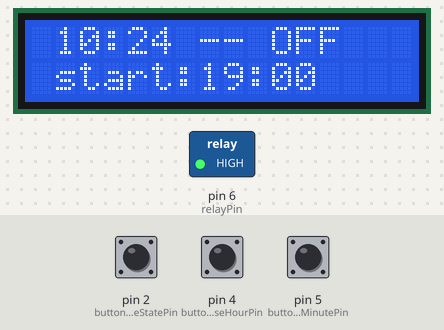
Bench run of a sketch on a simulated Arduino Nano, built with avr-gcc and run on an emulated ATmega328P. On the bench: 16×2 character LCD, switched loads named in the sketch (green lamp = pin HIGH). The test bench sets the inputs (shaded band); at power-on: pin 2 (buttonChangeStatePin) LOW, pin 5 (buttonIncreaseMinutePin) LOW, pin 4 (buttonIncreaseHourPin) LOW. The local clock reads 2024-03-15 10:24:30 at power-on unless the sketch sets it.

Above: at 1.2 s.
1.3 s: pin 2 (buttonChangeStatePin) pulled HIGH for 0.15 s
At 2.4 s:
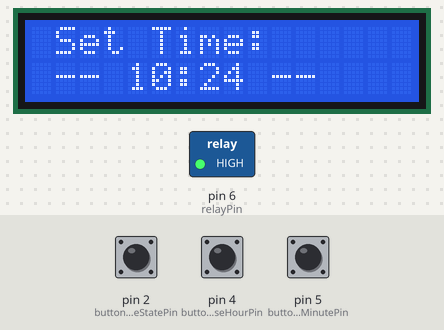
2.9 s: pin 2 (buttonChangeStatePin) pulled HIGH for 1 s
At 3.6 s:
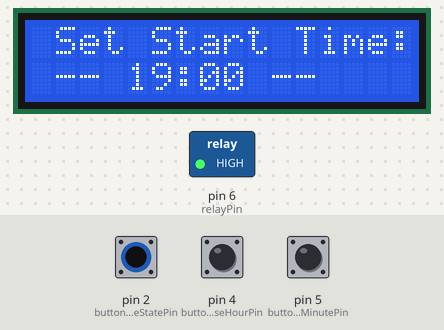
5.4 s: pin 2 (buttonChangeStatePin) pulled HIGH for 0.15 s
At 6.5 s:
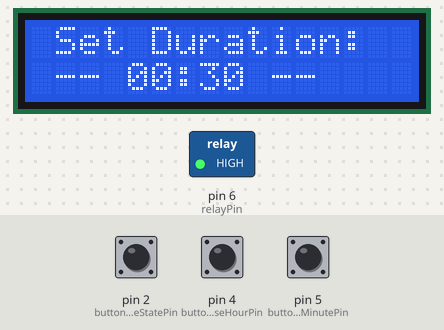
7.0 s: pin 2 (buttonChangeStatePin) pulled HIGH for 3.2 s
At 7.6 s:
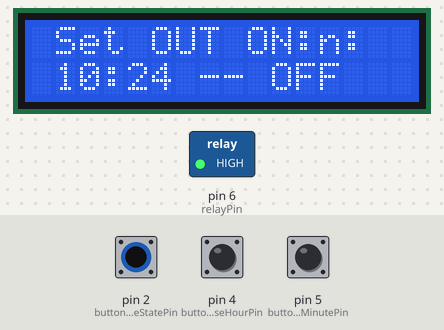
11.7 s: pin 5 (buttonIncreaseMinutePin) pulled HIGH for 0.15 s
At 12.2 s:
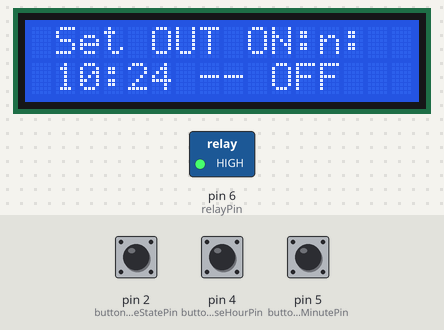
13.3 s: pin 2 (buttonChangeStatePin) pulled HIGH for 0.15 s
At 14.5 s:
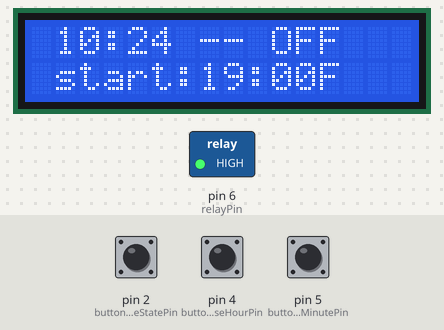
Timing chart, 0 to 16.3 s (numbered marks = the images above; inputs shaded):
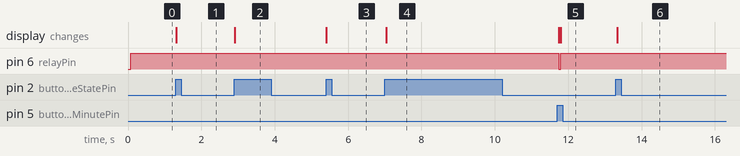

Measured:
- after the input at 1.3 s, the display: changes at once (image 1)
- after the input at 2.9 s, the display: changes at once (image 2)
- after the input at 5.4 s, the display: changes at once (image 3)
- after the input at 7.0 s, the display: changes at once (image 4)
- after the input at 11.7 s, pin 6 (relayPin): HIGH → LOW at once, → HIGH 0.06 s later; the display: first changes at once (image 5 shows a later state)
- after the input at 13.3 s, the display: changes at once (image 6)

The sketch:

irrigation_system.ino
```cpp
#include <LiquidCrystal.h>
#include <Wire.h>
#include <SPI.h>
#include <RTClib.h>
#include <RTC_DS3231.h>
#include <LowPower.h>

// if STANDALONE is defined will be used RTC otherwise will be used RTC_DS3231
//#define STANDALONE 1

// CONNECTIONS:
// DS3231 SDA --> A4    Don't forget to pullup (4.7k to VCC)
// DS3231 SCL --> A5    Don't forget to pullup (4.7k to VCC)

//
#define NUM_STATES				5
//#define STATE_OFF 0
#define STATE_ON				0
#define STATE_SET_TIME			1
#define STATE_SET_START_TIME	2
#define STATE_SET_DURATION		3
#define STATE_OUT_ON			4

#define STANDBY_DELAY_MS	10000

LiquidCrystal lcd(11, 12, 7, 8, 9, 10);

//Global variable
const int relayPin = 6;
//const int buttonStatePin = 11;
const int buttonIncreaseHourPin = 4;
const int buttonIncreaseMinutePin = 5;
// Use pin 2 as wake up pin and change state pin
const int buttonChangeStatePin = 2;

volatile int state = 0;
int relay_state = 0;
long lastDebounceTimeState = 0;
long lastDebounceTimeIncreaseHour = 0;
long lastDebounceTimeIncreaseMin = 0;
long lastDebounceChangeTime = 0;

int internal_state = STATE_ON;

#ifdef STANDALONE
	RTC_Millis RTC;
#else
	RTC_DS3231 RTC;
#endif

// support for read date
DateTime currentDateTimeRead;

// start irrigation variables
int start_hour = 19;
int start_minute = 0;

// irrigation duration variables
int duration_hours = 0;
int duration_minutes = 30;

// support for string of the lcd
char lcd_string[16];

// time used to control if the system is in standby
unsigned long standby_time;

// if true the system is in standby
bool standby_state = false;

// used for STATE_OUT_ON state
bool state_on_enabled = false;

// function called on standby exit
void wakeUp()
{
	// Just a handler for the pin interrupt.
	//state = NUM_STATES - 1;
	standby_state = false;
	standby_time = millis();
	lcd.display();
	detachInterrupt(0);
}

void setup(void)
{
	// initialize LCD
	lcd.begin(16,2);                //define the columns (16) and rows (2)
	lcd.clear();
	lcd.setCursor(0,0);
	lcd.print(" ");
	lcd.setCursor(0,1);
	lcd.print(" ");

	sprintf(lcd_string, "");

	//--------RTC SETUP ------------


	#ifndef STANDALONE
		Wire.begin();
		RTC.begin();
	// set the correct time
		if (! RTC.isrunning()) {
			lcd.print(" RTC is NOT run");
			// following line sets the RTC to the date & time this sketch was compiled
			RTC.adjust(DateTime(__DATE__, __TIME__));
		}
	#endif

	DateTime now = RTC.now();
	DateTime compiled = DateTime(__DATE__, __TIME__);
	if (now.unixtime() < compiled.unixtime()) {
		//Serial.println("RTC is older than compile time!  Updating");
		RTC.adjust(DateTime(__DATE__, __TIME__));
	}

	// set pin in out
	pinMode(relayPin, OUTPUT);

	pinMode(buttonIncreaseHourPin, INPUT);
	pinMode(buttonIncreaseMinutePin, INPUT);
	pinMode(buttonChangeStatePin, INPUT);

	standby_time = millis();
}

void loop(void)
{
	// read the state button
	int buttonChangeState = digitalRead(buttonChangeStatePin);

	if(buttonChangeState == HIGH)
	{
		//debouncing
		if((millis() - lastDebounceChangeTime) > 100)
		{
			changeState();
		}
		lastDebounceChangeTime = millis();
	}

	// check the state, this is the system processing code
	switch(state)
	{
		int buttonInscreaseHourState;
		int buttonInscreaseMinuteState;

		case STATE_ON:


			if(standby_state)
			{
				// Enter power down state for 8 s with ADC and BOD module disabled
				#ifndef STANDALONE
					LowPower.powerDown(SLEEP_8S, ADC_OFF, BOD_OFF);
				#endif
			}

			// check for standby
			if((millis() - standby_time) > STANDBY_DELAY_MS)
			{
				lcd.noDisplay();
				standby_state = true;

				// Allow wake up pin to trigger interrupt on low.
				attachInterrupt(0, wakeUp, CHANGE );
			}
			else
			{
				lcd.display();
				standby_state = false;
			}

			// read the current time
			currentDateTimeRead = RTC.now();

			int mins, hours;
			// set the time elapsed from the start of irrigation
			hours = currentDateTimeRead.hour() - start_hour;
			mins = currentDateTimeRead.minute() - start_minute;

			unsigned int start_time_min;
			unsigned int duration_min;
			unsigned int current_time_min;

			start_time_min = start_hour * 60 + start_minute;
			duration_min  = duration_hours * 60 + duration_minutes;
			current_time_min = currentDateTimeRead.hour() * 60 + currentDateTimeRead.minute();

			// variable for the line 1 of the LCD
			char lcd_string1[16];

			// check if enable or not the irrigation
			//if(((hours <= duration_hours) && (hours >= 0)) && ((mins < duration_minutes) && (mins >= 0)))
			if((start_time_min < current_time_min) && ((start_time_min + duration_min) > current_time_min))
			{
				digitalWrite(relayPin, LOW);
				standby_time = millis();
				sprintf(lcd_string, " %02d:%02d -- ON    ", RTC.now().hour(), RTC.now().minute());
			}
			else
			{
				digitalWrite(relayPin, HIGH);
				sprintf(lcd_string, " %02d:%02d -- OFF   ", RTC.now().hour(), RTC.now().minute());
			}

			// write the lcd only if the system is not in the standby
			if(!standby_state)
			{
				lcd.setCursor(0,0);
				lcd.print(lcd_string);
				sprintf(lcd_string1, " start:%02d:%02d", start_hour, start_minute);
				lcd.setCursor(0,1);
				lcd.print(lcd_string1);
			}

		break;
		case STATE_SET_TIME:
			// set LCD information
			lcd.setCursor(0,0);
			lcd.print(" Set Time:       ");

			//turn off relay
			digitalWrite(relayPin, HIGH);
			//read the hour button state
			buttonInscreaseHourState = digitalRead(buttonIncreaseHourPin);

			if(buttonInscreaseHourState == HIGH)
			{
				//debouncing
				if((millis() - lastDebounceTimeIncreaseHour) > 100)
				{
					// increase the current time of 1 hour
					DateTime currentDateTimeSet(RTC.now().unixtime() + 3600);
					RTC.adjust(currentDateTimeSet);

				}
				lastDebounceTimeIncreaseHour = millis();
			}

			// read the minute button state
			buttonInscreaseMinuteState = digitalRead(buttonIncreaseMinutePin);

			if(buttonInscreaseMinuteState == HIGH)
			{
				//debouncing
				if((millis() - lastDebounceTimeIncreaseMin) > 100)
				{
					// increase the current time of 1 minute
					DateTime currentDateTimeSet(RTC.now().unixtime() + 60);
					RTC.adjust(currentDateTimeSet);
				}
				lastDebounceTimeIncreaseMin = millis();
			}

			// set the LCD information
			sprintf(lcd_string, " -- %02d:%02d --", RTC.now().hour(), RTC.now().minute());
			lcd.setCursor(0,1);
			lcd.print(lcd_string);
			standby_time = millis();
			delay(50);
		break;
		case STATE_SET_START_TIME:
			lcd.setCursor(0,0);
			lcd.print(" Set Start Time: ");

			//turn off relay
			digitalWrite(relayPin, HIGH);
			//read the hour button state
			buttonInscreaseHourState = digitalRead(buttonIncreaseHourPin);

			if(buttonInscreaseHourState == HIGH)
			{
				//debouncing
				if((millis() - lastDebounceTimeIncreaseHour) > 100)
				{
					// increase start hour
					start_hour = (start_hour + 1) % 24;
				}
				lastDebounceTimeIncreaseHour = millis();
			}

			//read the minute button state
			buttonInscreaseMinuteState = digitalRead(buttonIncreaseMinutePin);

			if(buttonInscreaseMinuteState == HIGH)
			{
				//debouncing
				if((millis() - lastDebounceTimeIncreaseMin) > 100)
				{
					// increase start minute
					start_minute = (start_minute + 1) % 60;
				}
				lastDebounceTimeIncreaseMin = millis();
			}

			// set the info on the LCD
			sprintf(lcd_string, " -- %02d:%02d --", start_hour, start_minute);
			lcd.setCursor(0,1);
			lcd.print(lcd_string);
			standby_time = millis();
			delay(50);

		break;
		case STATE_SET_DURATION:
			lcd.setCursor(0,0);
			lcd.print(" Set Duration:   ");

			//turn off relay
			digitalWrite(relayPin, HIGH);
			//read the hour button state
			buttonInscreaseHourState = digitalRead(buttonIncreaseHourPin);

			if(buttonInscreaseHourState == HIGH)
			{
				//debouncing
				if((millis() - lastDebounceTimeIncreaseHour) > 100)
				{
					// increase hours duration
					duration_hours = (duration_hours + 1) % 24;
				}
				lastDebounceTimeIncreaseHour = millis();
			}

			//read the minute button state
			buttonInscreaseMinuteState = digitalRead(buttonIncreaseMinutePin);

			if(buttonInscreaseMinuteState == HIGH)
			{
				//debouncing
				if((millis() - lastDebounceTimeIncreaseMin) > 100)
				{
					// increase minutes duration
					duration_minutes = (duration_minutes + 1) % 60;
				}
				lastDebounceTimeIncreaseMin = millis();
			}
			// set info on the LCD
			sprintf(lcd_string, " -- %02d:%02d --", duration_hours, duration_minutes);
			lcd.setCursor(0,1);
			lcd.print(lcd_string);
			standby_time = millis();
			delay(50);
		break;
		case STATE_OUT_ON:
		lcd.setCursor(0,0);
		lcd.print(" Set OUT ON:");

		//turn off relay
		digitalWrite(relayPin, HIGH);
		state_on_enabled = false;

		//read the hour button state
		buttonInscreaseHourState = digitalRead(buttonIncreaseHourPin);

		if(buttonInscreaseHourState == HIGH)
		{
			//debouncing
			if((millis() - lastDebounceTimeIncreaseHour) > 100)
			{
				// disable out
				state_on_enabled = false;
			}
			lastDebounceTimeIncreaseHour = millis();
		}

		//read the minute button state
		buttonInscreaseMinuteState = digitalRead(buttonIncreaseMinutePin);

		if(buttonInscreaseMinuteState == HIGH)
		{
			//debouncing
			if((millis() - lastDebounceTimeIncreaseMin) > 100)
			{
				// enable out
				state_on_enabled = true;
			}
			lastDebounceTimeIncreaseMin = millis();
		}

		if(state_on_enabled)
		{
			digitalWrite(relayPin, LOW);
			sprintf(lcd_string, " %02d:%02d -- ON", RTC.now().hour(), RTC.now().minute());
		}
		else
		{
			digitalWrite(relayPin, HIGH);
			sprintf(lcd_string, " %02d:%02d -- OFF", RTC.now().hour(), RTC.now().minute());
		}
		// set info on the LCD
		lcd.setCursor(0,1);
		lcd.print(lcd_string);
		standby_time = millis();
		delay(50);
		break;
		default:
			lcd.setCursor(0,1);
			lcd.print(" STATE ERROR!!!");
		break;
	}
}

// fanction called when button state is pressed
void changeState()
{
	//debouncing
	if((millis() - lastDebounceTimeState) > 200)
	{
		state = (state + 1) % NUM_STATES;
		//attachInterrupt(0, chageState, RISING);
	}

	lastDebounceTimeState = millis();
	standby_time = millis();
	//
}
```
